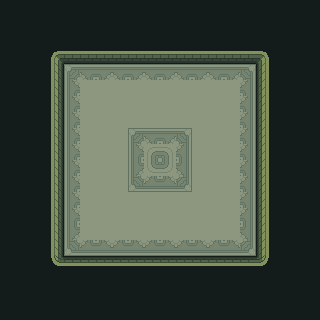

The image is a tile-based game level rendered from a .tmx file. Its description and complete source (layers, tilesets, objects, tile grids) follow:
An orthogonal 20x20 tile map with 16x16 px tiles, 2 tile layers (wall, Interior), 2 tilesets and 6 objects (4x collision, cabin_spawn, enemy).

<map version="1.10" tiledversion="1.10.2" orientation="orthogonal" renderorder="right-down" width="20" height="20" tilewidth="16" tileheight="16" infinite="0" nextlayerid="5" nextobjectid="19">
 <tileset firstgid="1" source="Walls.tsx" />
 <tileset firstgid="111" source="TilesetInteriorFloor.tsx" />
 <layer id="3" name="wall" width="20" height="20">
  <data encoding="csv">
52,52,52,52,52,52,52,52,52,52,52,52,52,52,52,52,52,52,52,52,
52,52,52,52,52,52,52,52,52,52,52,52,52,52,52,52,52,52,52,52,
52,52,52,52,52,52,52,52,52,52,52,52,52,52,52,52,52,52,52,52,
52,52,52,52,52,52,52,52,52,52,52,52,52,52,52,52,52,52,52,52,
52,52,52,52,52,52,52,52,52,52,52,52,52,52,52,52,52,52,52,52,
52,52,52,52,52,52,52,52,52,52,52,52,52,52,52,52,52,52,52,52,
52,52,52,52,52,52,52,52,52,52,52,52,52,52,52,52,52,52,52,52,
52,52,52,52,52,52,52,52,52,52,52,52,52,52,52,52,52,52,52,52,
52,52,52,52,52,52,52,52,52,52,52,52,52,52,52,52,52,52,52,52,
52,52,52,52,52,52,52,52,52,52,52,52,52,52,52,52,52,52,52,52,
52,52,52,52,52,52,52,52,52,52,52,52,52,52,52,52,52,52,52,52,
52,52,52,52,52,52,52,52,52,52,52,52,52,52,52,52,52,52,52,52,
52,52,52,52,52,52,52,52,52,52,52,52,52,52,52,52,52,52,52,52,
52,52,52,52,52,52,52,52,52,52,52,52,52,52,52,52,52,52,52,52,
52,52,52,52,52,52,52,52,52,52,52,52,52,52,52,52,52,52,52,52,
52,52,52,52,52,52,52,52,52,52,52,52,52,52,52,52,52,52,52,52,
52,52,52,52,52,52,52,52,52,52,52,52,52,52,52,52,52,52,52,52,
52,52,52,52,52,52,52,52,52,52,52,52,52,52,52,52,52,52,52,52,
52,52,52,52,52,52,52,52,52,52,52,52,52,52,52,52,52,52,52,52,
52,52,52,52,52,52,52,52,52,52,52,52,52,52,52,52,52,52,52,52
</data>
 </layer>
 <objectgroup id="4" name="collision">
  <object id="12" type="collision" x="1" y="1" width="61" height="324" />
  <object id="13" type="collision" x="1" y="2" width="322" height="60" />
  <object id="14" type="collision" x="262" y="3" width="59" height="320" />
  <object id="15" type="collision" x="-1" y="250" width="324" height="73" />
  <object id="17" name="cabin_spawn" x="160" y="224" />
  <object id="18" name="boss" type="enemy" x="162" y="166" />
 </objectgroup>
 <layer id="1" name="Interior" width="20" height="20">
  <data encoding="csv">
0,0,0,0,0,0,0,0,0,0,0,0,0,0,0,0,0,0,0,0,
0,0,0,0,0,0,0,0,0,0,0,0,0,0,0,0,0,0,0,0,
0,0,0,0,0,0,0,0,0,0,0,0,0,0,0,0,0,0,0,0,
0,0,0,66,69,69,69,69,69,69,69,69,69,69,69,69,70,0,0,0,
0,0,0,76,258,259,260,259,260,259,260,259,260,259,260,261,80,0,0,0,
0,0,0,76,280,277,277,277,277,277,277,277,277,277,277,283,80,0,0,0,
0,0,0,76,280,277,277,277,277,277,277,277,277,277,277,283,80,0,0,0,
0,0,0,76,280,277,277,277,277,277,277,277,277,277,277,283,80,0,0,0,
0,0,0,76,280,277,277,277,258,259,260,261,277,277,277,283,80,0,0,0,
0,0,0,76,280,277,277,277,280,281,282,283,277,277,277,283,80,0,0,0,
0,0,0,76,280,277,277,277,302,303,304,305,277,277,277,283,80,0,0,0,
0,0,0,76,280,277,277,277,324,325,326,327,277,277,277,283,80,0,0,0,
0,0,0,76,280,277,277,277,277,277,277,277,277,277,277,283,80,0,0,0,
0,0,0,76,280,277,277,277,277,277,277,277,277,277,277,283,80,0,0,0,
0,0,0,76,302,277,277,277,277,277,277,277,277,277,277,305,80,0,0,0,
0,0,0,76,324,325,326,325,326,325,326,325,326,325,326,327,80,0,0,0,
0,0,0,106,109,109,109,109,109,109,109,109,109,109,109,109,110,0,0,0,
0,0,0,0,0,0,0,0,0,0,0,0,0,0,0,0,0,0,0,0,
0,0,0,0,0,0,0,0,0,0,0,0,0,0,0,0,0,0,0,0,
0,0,0,0,0,0,0,0,0,0,0,0,0,0,0,0,0,0,0,0
</data>
 </layer>
</map>
